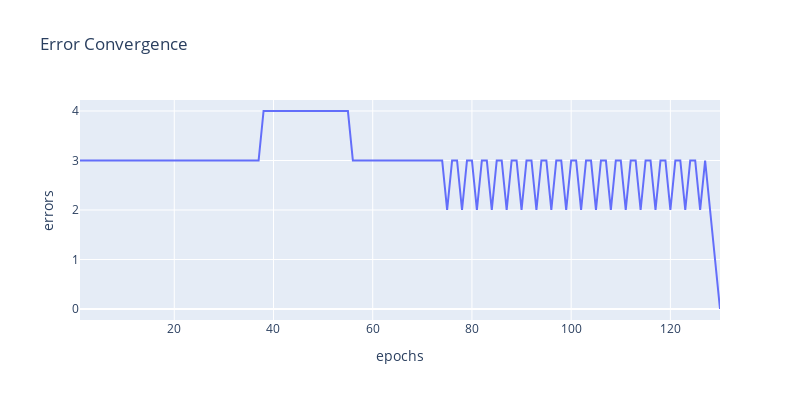

Notebook cell for this chart:
### Code cell
# plot the Error Convergence graph using plotly express

plot_graph(errors, 'Error Convergence')

### Figure 1 — Plotly figure (JSON) as saved in the notebook; plotly's stock layout.template omitted (floating-point values rounded to 4 significant figures; data arrays with more than 128 entries replaced by an {"elided": "..."} marker saying what was removed)
{"data": [{"hovertemplate": "epochs=%{x}<br>errors=%{y}<extra></extra>", "legendgroup": "", "line": {"color": "#636efa", "dash": "solid"}, "marker": {"symbol": "circle"}, "mode": "lines", "name": "", "orientation": "v", "showlegend": false, "type": "scatter", "x": {"elided": "130 int values"}, "xaxis": "x", "y": {"elided": "130 int values"}, "yaxis": "y"}], "layout": {"height": 400, "legend": {"tracegroupgap": 0}, "title": {"text": "Error Convergence"}, "width": 800, "xaxis": {"anchor": "y", "domain": [0, 1], "title": {"text": "epochs"}}, "yaxis": {"anchor": "x", "domain": [0, 1], "title": {"text": "errors"}}}}
